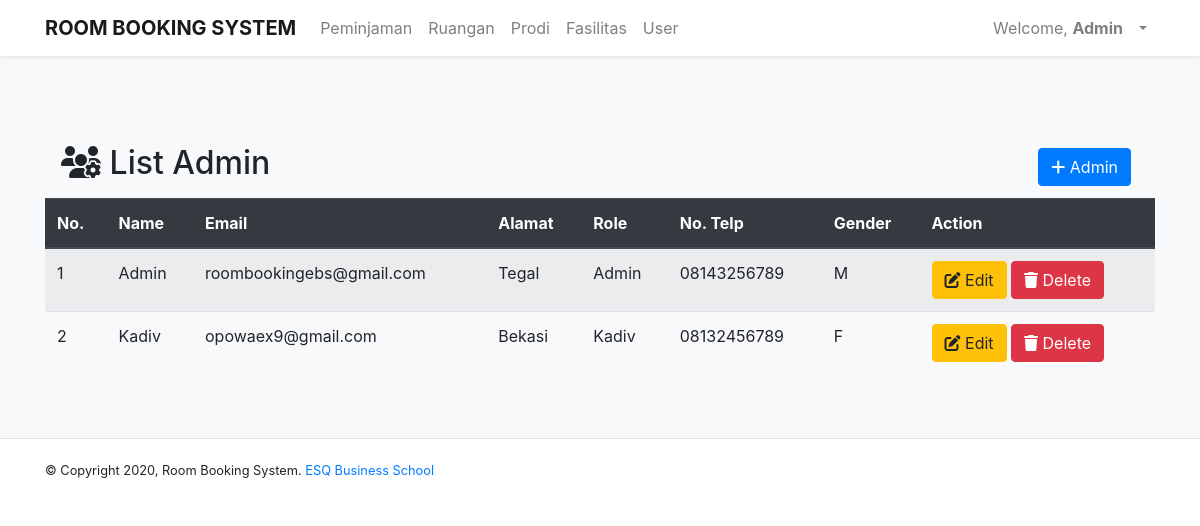
Page /dashboardAdmin.php?p=adminListAdmin (signed in) on the committed database.
### tables this page shows
CREATE TABLE `userruangan` (
  `UserID` int(11) NOT NULL,
  `nama` varchar(30) NOT NULL,
  `email` varchar(100) NOT NULL,
  `password` varchar(100) NOT NULL,
  `alamat` varchar(300) DEFAULT NULL,
  `role` varchar(20) DEFAULT NULL,
  `noTelp` varchar(13) DEFAULT NULL,
  `gender` char(1) DEFAULT NULL
);

### inc.koneksi.php (called while the page is built, shortened)
<?php
    class Connection{
        private $host = "localhost";
        private $user = "root";
        private $password = "";
        function connect(){
            $conn = mysqli_connect($this->host, $this->user, $this->password);
            $this->connection = $conn;
        }
    }
?>

### class/class.Register.php (called while the page is built, shortened)
<?php
    class Register extends Connection{
        public function SelectAllMember(){
            $sql = "SELECT * FROM userruangan";
            $result = mysqli_query($this->connection, $sql);
            $arrResult = Array();
            $count = 0;
            if (mysqli_num_rows($result) > 0) {
                while($data = mysqli_fetch_array($result)){
                    $objRegister = new Register();
                    $objRegister->UserID = $data['UserID'];
                    $objRegister->nama = $data['nama'];
                    $objRegister->email = $data['email'];
                    $objRegister->password = $data['password'];
                    $objRegister->alamat = $data['alamat'];
                    $objRegister->role = $data['role'];
                    $objRegister->noTelp = $data['noTelp'];
                    $objRegister->gender = $data['gender'];
                    $arrResult[$count] = $objRegister;
                    $count++;
                }
            }
            return $arrResult;
        }
    }
?>

### pages/adminListAdmin.php (the view)
<div class="container">
    <div class="wrapper">
        <div class="Title">
            <div class="navbar ">
                <h2><i class="fas fa-users-cog"></i> List Admin</h2>
                <ul class="navbar-nav ml-auto">
                    <li class="nav-item">
                        <?php
                            if ($_SESSION["role"] == 'Admin') {
                                echo '<a class="btn btn-primary mr-2"  href="dashboardAdmin.php?p=tambahAdmin" role="button"><i class="fas fa-plus"></i> Admin</a>';
                            }
                        ?>
                    </li>
                </ul>
            </div>
            <table class="table table-striped">
                <thead class="thead-dark">
                    <tr>
                        <th>No.</th>
                        <th>Name</th>
                        <th>Email</th>
                        <th>Alamat</th>
                        <th>Role</th>
                        <th>No. Telp</th>
                        <th>Gender</th>
                        <?php
                            if ($_SESSION["role"] == 'Admin') {
                                echo '<th>Action</th>';
                            }
                        ?>
                    </tr>
                </thead>
                <tbody>
                    <?php
                        require_once('./class/class.Register.php');
                        $objRegister = new Register();
                        $arrayResult = $objRegister->SelectAllMember();
                        if (count($arrayResult) === 0) {
                            echo '<tr><td colspan="8" style="text-align: center;">Tidak ada data!</td></tr>';
                        }else {
                            $no = 1;
                            foreach($arrayResult as $dataUser){
                                if ($dataUser->role == 'Admin' OR $dataUser->role == 'Kadiv') {
                                echo '<tr>';
                                echo '<td>'.$no.'</td>';
                                echo '<td>'.$dataUser->nama.'</td>';
                                echo '<td>'.$dataUser->email.'</td>';
                                echo '<td>'.$dataUser->alamat.'</td>';
                                echo '<td>'.$dataUser->role.'</td>';
                                echo '<td>'.$dataUser->noTelp.'</td>';
                                echo '<td>'.$dataUser->gender.'</td>';
                                if ($_SESSION["role"] == 'Admin') {
                                echo '<td><a class="btn btn-warning" href="dashboardAdmin.php?p=user&UserID='.$dataUser->UserID.'"><i class="fas fa-edit"></i> Edit</a>
                                            <a class="btn btn-danger" href="dashboardAdmin.php?p=deleteUser&UserID='.$dataUser->UserID.'" onclick="return confirm(\'Apakah anda yakin ingin mengahapus?\')"><i class="fas fa-trash"></i> Delete</a></td>';
                                }
                                echo '</tr>';
                                $no++;
                                }
                            }
                        }
                    ?>
                </tbody>
            </table>
        </div>
    </div>
</div>

### styles.css (style rules this page uses)
.Title { padding: 80px 0 0 0; }

### rows in the picture
userruangan: nama "Admin", email "roombookingebs@gmail.com", alamat "Tegal", role "Admin", noTelp "08143256789", gender "M"
userruangan: nama "Kadiv", email "opowaex9@gmail.com", alamat "Bekasi", role "Kadiv", noTelp "08132456789", gender "F"

### other values in the picture
$_SESSION["nama"] "Admin"
